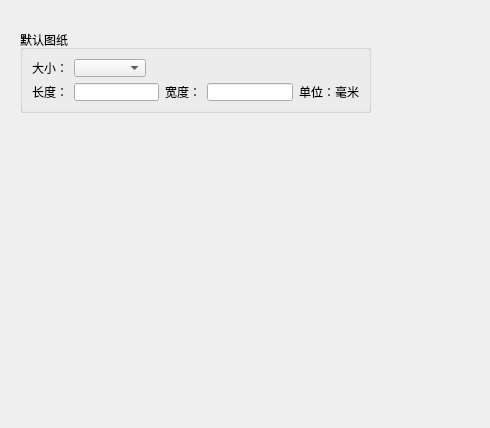
<?xml version="1.0" encoding="UTF-8"?>
<ui version="4.0">
 <class>GlobalSettingDesign</class>
 <widget class="QWidget" name="GlobalSettingDesign">
  <property name="geometry">
   <rect>
    <x>0</x>
    <y>0</y>
    <width>490</width>
    <height>428</height>
   </rect>
  </property>
  <property name="windowTitle">
   <string>Form</string>
  </property>
  <widget class="QGroupBox" name="groupBoxPageSize">
   <property name="geometry">
    <rect>
     <x>20</x>
     <y>30</y>
     <width>351</width>
     <height>83</height>
    </rect>
   </property>
   <property name="title">
    <string>默认图纸</string>
   </property>
   <layout class="QGridLayout" name="gridLayout">
    <item row="0" column="0">
     <layout class="QHBoxLayout" name="horizontalLayout_2">
      <item>
       <widget class="QLabel" name="label_4">
        <property name="text">
         <string>大小：</string>
        </property>
       </widget>
      </item>
      <item>
       <widget class="QComboBox" name="comboBox"/>
      </item>
     </layout>
    </item>
    <item row="0" column="1">
     <spacer name="horizontalSpacer">
      <property name="orientation">
       <enum>Qt::Horizontal</enum>
      </property>
      <property name="sizeHint" stdset="0">
       <size>
        <width>209</width>
        <height>20</height>
       </size>
      </property>
     </spacer>
    </item>
    <item row="1" column="0" colspan="2">
     <layout class="QHBoxLayout" name="horizontalLayout">
      <item>
       <widget class="QLabel" name="label">
        <property name="text">
         <string>长度：</string>
        </property>
       </widget>
      </item>
      <item>
       <widget class="QLineEdit" name="lineEdit">
        <property name="readOnly">
         <bool>true</bool>
        </property>
       </widget>
      </item>
      <item>
       <widget class="QLabel" name="label_2">
        <property name="text">
         <string>宽度：</string>
        </property>
       </widget>
      </item>
      <item>
       <widget class="QLineEdit" name="lineEdit_2">
        <property name="readOnly">
         <bool>true</bool>
        </property>
       </widget>
      </item>
      <item>
       <widget class="QLabel" name="label_3">
        <property name="text">
         <string>单位：毫米</string>
        </property>
       </widget>
      </item>
     </layout>
    </item>
   </layout>
  </widget>
 </widget>
 <resources/>
 <connections/>
</ui>
